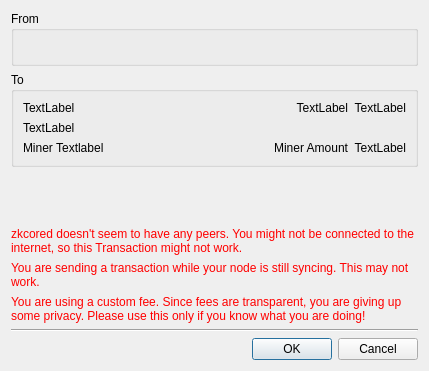
<?xml version="1.0" encoding="UTF-8"?>
<ui version="4.0">
 <class>confirm</class>
 <widget class="QDialog" name="confirm">
  <property name="geometry">
   <rect>
    <x>0</x>
    <y>0</y>
    <width>429</width>
    <height>371</height>
   </rect>
  </property>
  <property name="windowTitle">
   <string>Confirm Transaction</string>
  </property>
  <layout class="QVBoxLayout" name="verticalLayout">
   <item>
    <widget class="QGroupBox" name="groupBox">
     <property name="title">
      <string>From</string>
     </property>
     <layout class="QVBoxLayout" name="verticalLayout_2">
      <item>
       <widget class="QLabel" name="sendFrom">
        <property name="text">
         <string/>
        </property>
        <property name="wordWrap">
         <bool>true</bool>
        </property>
       </widget>
      </item>
     </layout>
    </widget>
   </item>
   <item>
    <widget class="QGroupBox" name="sendToAddrs">
     <property name="title">
      <string>To</string>
     </property>
     <layout class="QGridLayout" name="gridLayout">
      <item row="0" column="2">
       <widget class="QLabel" name="AmtUSD1">
        <property name="sizePolicy">
         <sizepolicy hsizetype="Minimum" vsizetype="Preferred">
          <horstretch>0</horstretch>
          <verstretch>0</verstretch>
         </sizepolicy>
        </property>
        <property name="text">
         <string notr="true">TextLabel</string>
        </property>
        <property name="alignment">
         <set>Qt::AlignRight|Qt::AlignTrailing|Qt::AlignVCenter</set>
        </property>
       </widget>
      </item>
      <item row="1" column="0" colspan="3">
       <widget class="QLabel" name="Memo1">
        <property name="text">
         <string notr="true">TextLabel</string>
        </property>
        <property name="wordWrap">
         <bool>true</bool>
        </property>
       </widget>
      </item>
      <item row="0" column="0">
       <widget class="QLabel" name="Addr1">
        <property name="text">
         <string notr="true">TextLabel</string>
        </property>
        <property name="wordWrap">
         <bool>true</bool>
        </property>
       </widget>
      </item>
      <item row="2" column="2">
       <widget class="QLabel" name="minerFeeUSD">
        <property name="sizePolicy">
         <sizepolicy hsizetype="Minimum" vsizetype="Preferred">
          <horstretch>0</horstretch>
          <verstretch>0</verstretch>
         </sizepolicy>
        </property>
        <property name="text">
         <string notr="true">TextLabel</string>
        </property>
        <property name="alignment">
         <set>Qt::AlignRight|Qt::AlignTrailing|Qt::AlignVCenter</set>
        </property>
       </widget>
      </item>
      <item row="2" column="0">
       <widget class="QLabel" name="labelMinerFee">
        <property name="text">
         <string notr="true">Miner Textlabel</string>
        </property>
       </widget>
      </item>
      <item row="0" column="1">
       <widget class="QLabel" name="Amt1">
        <property name="sizePolicy">
         <sizepolicy hsizetype="Expanding" vsizetype="Preferred">
          <horstretch>0</horstretch>
          <verstretch>0</verstretch>
         </sizepolicy>
        </property>
        <property name="text">
         <string notr="true">TextLabel</string>
        </property>
        <property name="alignment">
         <set>Qt::AlignRight|Qt::AlignTrailing|Qt::AlignVCenter</set>
        </property>
       </widget>
      </item>
      <item row="2" column="1">
       <widget class="QLabel" name="minerFee">
        <property name="sizePolicy">
         <sizepolicy hsizetype="Expanding" vsizetype="Preferred">
          <horstretch>0</horstretch>
          <verstretch>0</verstretch>
         </sizepolicy>
        </property>
        <property name="text">
         <string notr="true">Miner Amount</string>
        </property>
        <property name="alignment">
         <set>Qt::AlignRight|Qt::AlignTrailing|Qt::AlignVCenter</set>
        </property>
       </widget>
      </item>
     </layout>
    </widget>
   </item>
   <item>
    <spacer name="verticalSpacer">
     <property name="orientation">
      <enum>Qt::Vertical</enum>
     </property>
     <property name="sizeHint" stdset="0">
      <size>
       <width>20</width>
       <height>40</height>
      </size>
     </property>
    </spacer>
   </item>
   <item>
    <widget class="QLabel" name="nopeersWarning">
     <property name="styleSheet">
      <string notr="true">color: red;</string>
     </property>
     <property name="text">
      <string>zkcored doesn't seem to have any peers. You might not be connected to the internet, so this Transaction might not work.</string>
     </property>
     <property name="wordWrap">
      <bool>true</bool>
     </property>
    </widget>
   </item>
   <item>
    <widget class="QLabel" name="syncingWarning">
     <property name="styleSheet">
      <string notr="true">color: red;</string>
     </property>
     <property name="text">
      <string>You are sending a transaction while your node is still syncing. This may not work.</string>
     </property>
     <property name="wordWrap">
      <bool>true</bool>
     </property>
    </widget>
   </item>
   <item>
    <widget class="QLabel" name="warningLabel">
     <property name="styleSheet">
      <string notr="true">color: red;</string>
     </property>
     <property name="text">
      <string>You are using a custom fee. Since fees are transparent, you are giving up some privacy. Please use this only if you know what you are doing!</string>
     </property>
     <property name="wordWrap">
      <bool>true</bool>
     </property>
    </widget>
   </item>
   <item>
    <widget class="Line" name="line">
     <property name="orientation">
      <enum>Qt::Horizontal</enum>
     </property>
    </widget>
   </item>
   <item>
    <widget class="QDialogButtonBox" name="buttonBox">
     <property name="orientation">
      <enum>Qt::Horizontal</enum>
     </property>
     <property name="standardButtons">
      <set>QDialogButtonBox::Cancel|QDialogButtonBox::Ok</set>
     </property>
    </widget>
   </item>
  </layout>
 </widget>
 <resources/>
 <connections>
  <connection>
   <sender>buttonBox</sender>
   <signal>accepted()</signal>
   <receiver>confirm</receiver>
   <slot>accept()</slot>
   <hints>
    <hint type="sourcelabel">
     <x>248</x>
     <y>254</y>
    </hint>
    <hint type="destinationlabel">
     <x>157</x>
     <y>274</y>
    </hint>
   </hints>
  </connection>
  <connection>
   <sender>buttonBox</sender>
   <signal>rejected()</signal>
   <receiver>confirm</receiver>
   <slot>reject()</slot>
   <hints>
    <hint type="sourcelabel">
     <x>316</x>
     <y>260</y>
    </hint>
    <hint type="destinationlabel">
     <x>286</x>
     <y>274</y>
    </hint>
   </hints>
  </connection>
 </connections>
</ui>
